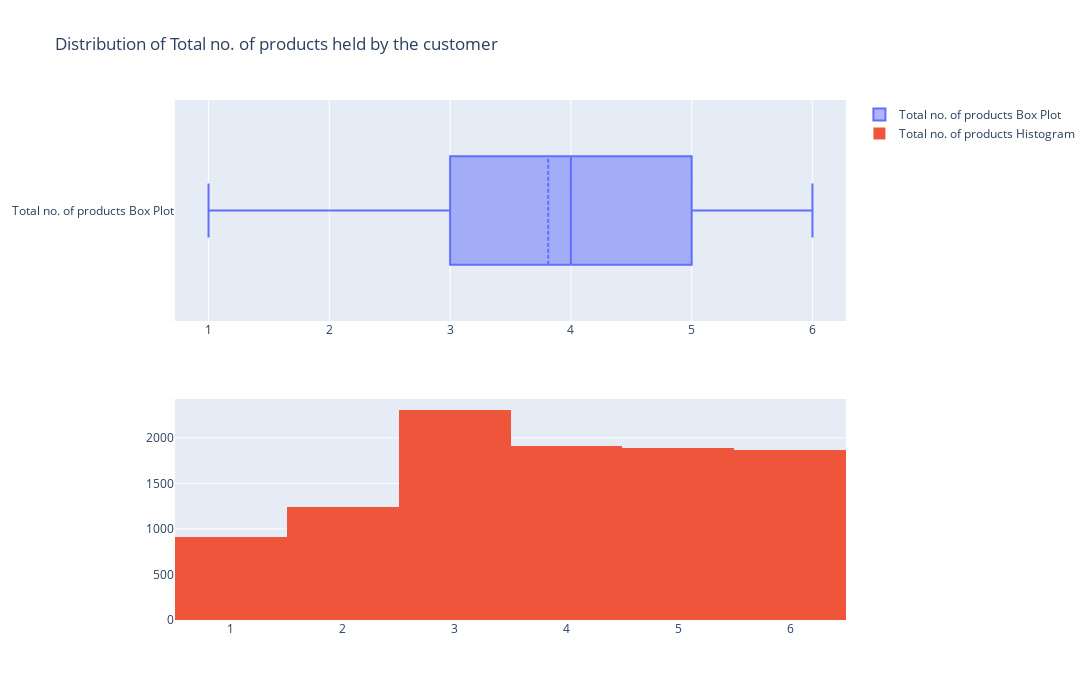

The notebook cell this image was saved under:
### Code cell
#%%

# No of total prod/customer 

fig = make_subplots(rows=2, cols=1)

tr1=go.Box(x=df['Total_Relationship_Count'],name='Total no. of products Box Plot',boxmean=True)
tr2=go.Histogram(x=df['Total_Relationship_Count'],name='Total no. of products Histogram')

fig.add_trace(tr1,row=1,col=1)
fig.add_trace(tr2,row=2,col=1)

fig.update_layout(height=700, width=1200, title_text="Distribution of Total no. of products held by the customer")
fig.show()

### Figure 1 — Plotly figure (JSON) as saved in the notebook; plotly's stock layout.template omitted (floating-point values rounded to 4 significant figures; data arrays with more than 128 entries replaced by an {"elided": "..."} marker saying what was removed)
{"data": [{"boxmean": true, "name": "Total no. of products Box Plot", "type": "box", "x": {"elided": "10127 int values"}, "xaxis": "x", "yaxis": "y"}, {"name": "Total no. of products Histogram", "type": "histogram", "x": {"elided": "10127 int values"}, "xaxis": "x2", "yaxis": "y2"}], "layout": {"height": 700, "title": {"text": "Distribution of Total no. of products held by the customer"}, "width": 1200, "xaxis": {"anchor": "y", "domain": [0, 1]}, "xaxis2": {"anchor": "y2", "domain": [0, 1]}, "yaxis": {"anchor": "x", "domain": [0.575, 1]}, "yaxis2": {"anchor": "x2", "domain": [0, 0.425]}}}
